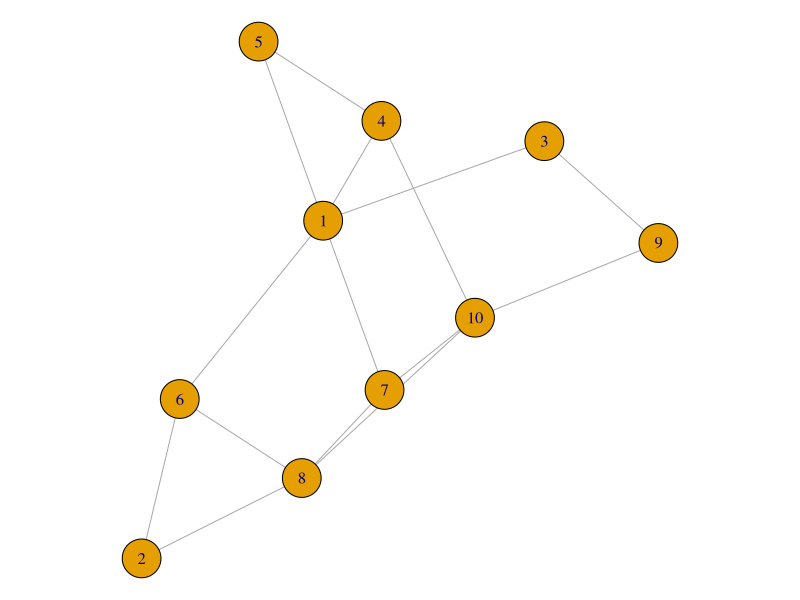
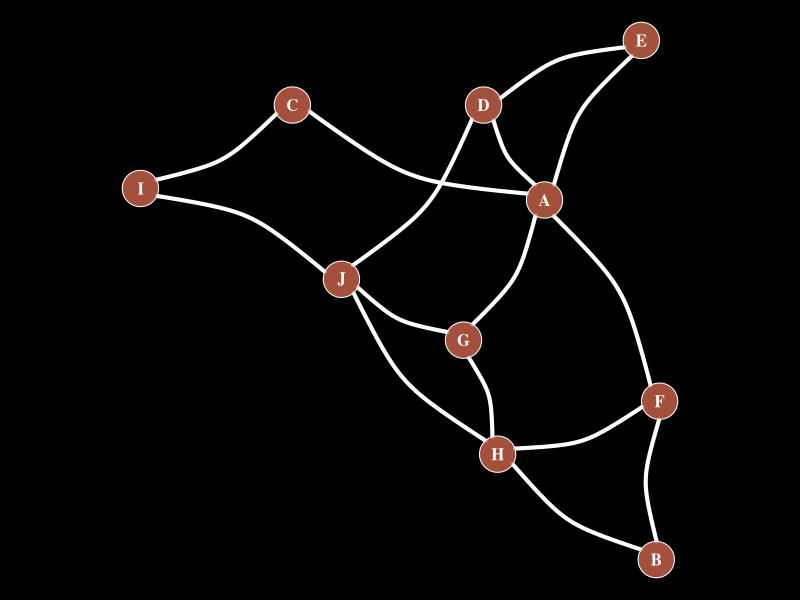

Generate these figures, in order, with R:
#.----------------------------
library(ggraph)
library(igraph)
library(tidyverse)
library(RColorBrewer)
# Create data
set.seed(1)
data <- matrix(sample(0:1, 100, replace=TRUE, prob=c(0.8,0.2)), nc=10)
network <- graph_from_adjacency_matrix(data , mode='undirected', diag=F )

# Default network
par(mar=c(0,0,0,0))
plot(network)

par(bg="black")

plot(network, 
     
     # === vertex
     vertex.color = rgb(0.8,0.4,0.3,0.8),          # Node color
     vertex.frame.color = "white",                 # Node border color
     vertex.shape="circle",                        # One of “none”, “circle”, “square”, “csquare”, “rectangle” “crectangle”, “vrectangle”, “pie”, “raster”, or “sphere”
     vertex.size=14,                               # Size of the node (default is 15)
     vertex.size2=NA,                              # The second size of the node (e.g. for a rectangle)
     
     # === vertex label
     vertex.label=LETTERS[1:10],                   # Character vector used to label the nodes
     vertex.label.color="white",
     vertex.label.family="Times",                  # Font family of the label (e.g.“Times”, “Helvetica”)
     vertex.label.font=2,                          # Font: 1 plain, 2 bold, 3, italic, 4 bold italic, 5 symbol
     vertex.label.cex=1,                           # Font size (multiplication factor, device-dependent)
     vertex.label.dist=0,                          # Distance between the label and the vertex
     vertex.label.degree=0 ,                       # The position of the label in relation to the vertex (use pi)
     
     # === Edge
     edge.color="white",                           # Edge color
     edge.width=4,                                 # Edge width, defaults to 1
     edge.arrow.size=1,                            # Arrow size, defaults to 1
     edge.arrow.width=1,                           # Arrow width, defaults to 1
     edge.lty="solid",                             # Line type, could be 0 or “blank”, 1 or “solid”, 2 or “dashed”, 3 or “dotted”, 4 or “dotdash”, 5 or “longdash”, 6 or “twodash”
     edge.curved=0.3    ,                          # Edge curvature, range 0-1 (FALSE sets it to 0, TRUE to 0.5)
)
